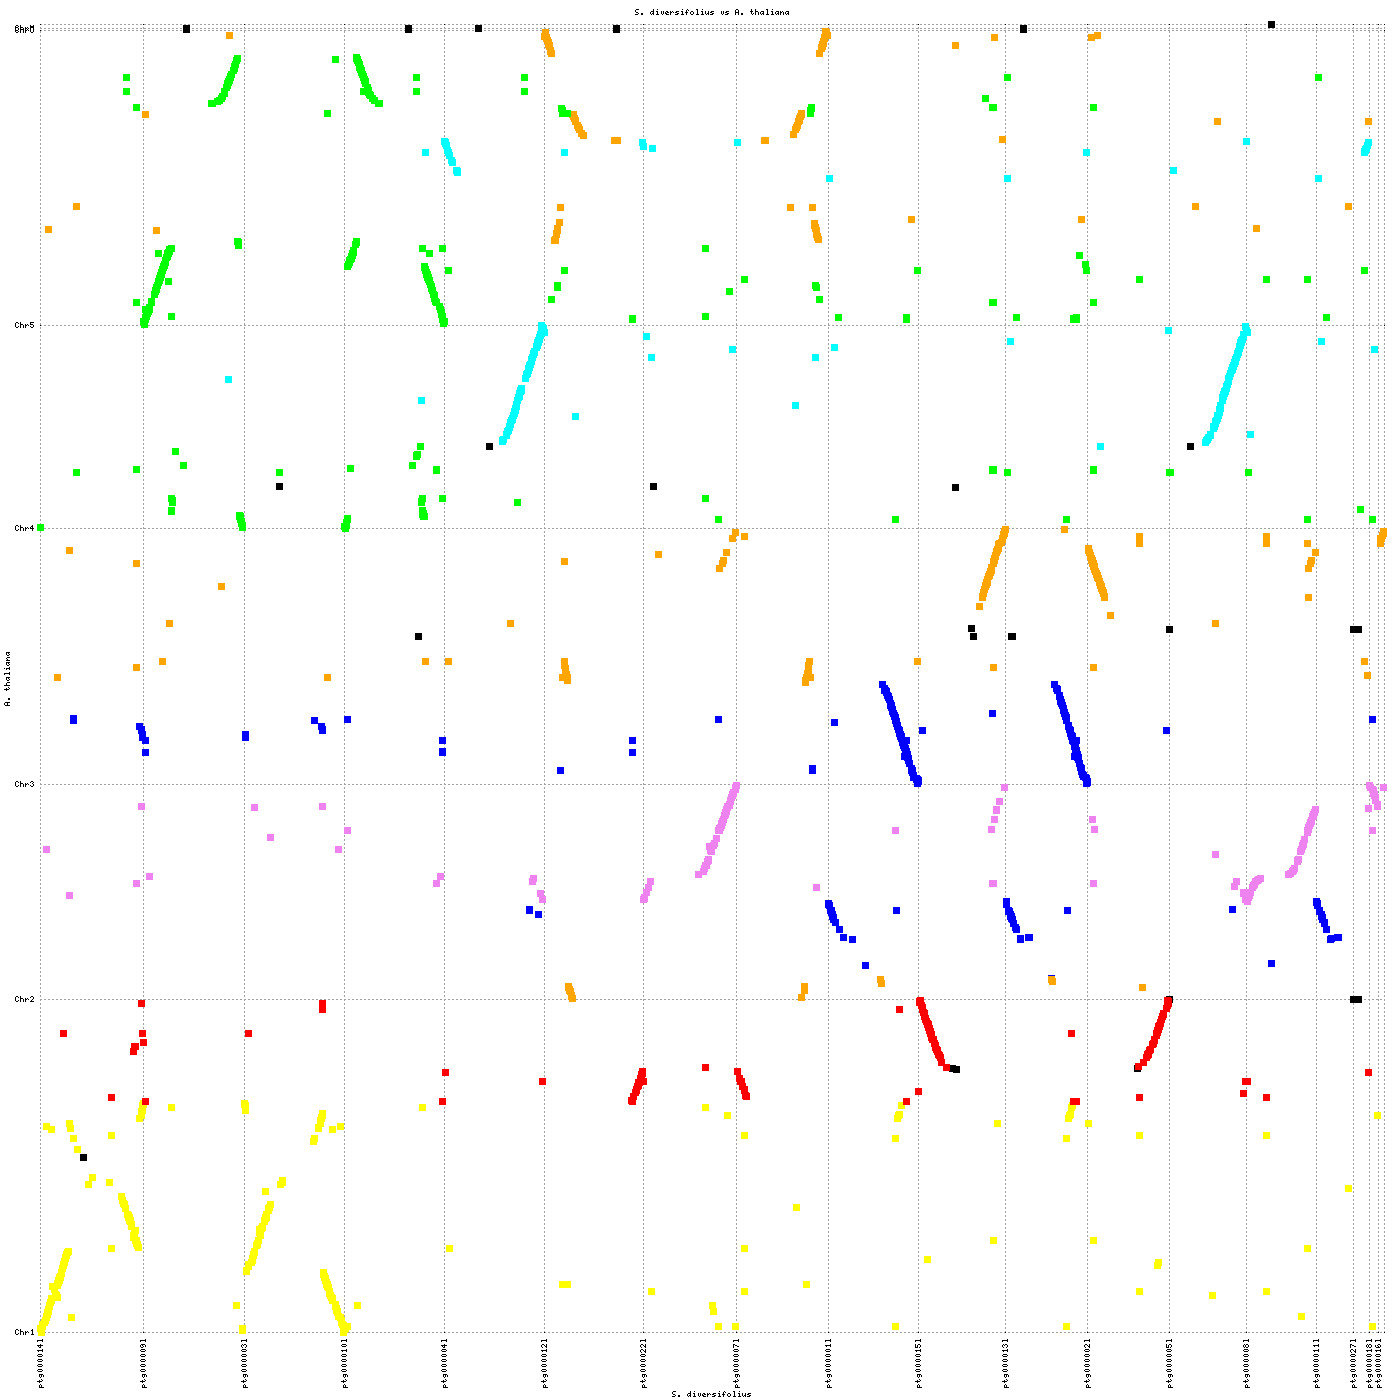

gnuplot code for this plot:
set terminal png tiny size 1400,1400
set output "Promer_HiFi_vs_TAIR10.png"
set xtics rotate ( \
 "ptg000014l" 1.0, \
 "ptg000009l" 26529351.0, \
 "ptg000003l" 52463664.0, \
 "ptg000010l" 78268801.0, \
 "ptg000004l" 103940614.0, \
 "ptg000012l" 129539577.0, \
 "ptg000022l" 155007316.0, \
 "ptg000007l" 179024234.0, \
 "ptg000001l" 202596421.0, \
 "ptg000015l" 225855008.0, \
 "ptg000013l" 248301659.0, \
 "ptg000002l" 269386862.0, \
 "ptg000005l" 290285812.0, \
 "ptg000008l" 310280302.0, \
 "ptg000011l" 328323508.0, \
 "ptg000027l" 337837973.0, \
 "ptg000018l" 341851705.0, \
 "ptg000016l" 344092542.0, \
 "" 345697404 \
)
set ytics ( \
 "Chr1" 1.0, \
 "Chr2" 30427671.0, \
 "Chr3" 50125959.0, \
 "Chr4" 73585788.0, \
 "Chr5" 92170843.0, \
 "ChrC" 119146344.0, \
 "ChrM" 119300821.0, \
 "" 119668634 \
)
set size 1,1
set grid
unset key
set border 0
set tics scale 0
set xlabel "S. diversifolius"
set ylabel "A. thaliana"
set title "S. diversifolius vs A. thaliana"
set format "%.0f"
set mouse format "%.0f"
set mouse mouseformat "[%.0f, %.0f]"
set xrange [1:345697404]
set yrange [1:119668634]
set style line 1  lt 1 lw 3 pt 6 ps 1
set style line 2  lt 3 lw 3 pt 6 ps 1
set style line 3  lt 2 lw 3 pt 6 ps 1
plot \
 "Promer_HiFi_vs_TAIR10_PCK_0.gplot"  w lp pt 5 lc rgb "black",  \
 "Promer_HiFi_vs_TAIR10_PCK_1.gplot"  title "ACK 1" w lp pt 5 ps 1 lc rgb "yellow", \
 "Promer_HiFi_vs_TAIR10_PCK_2.gplot"  title "ACK 2" w lp pt 5 ps 1 lc rgb "red", \
 "Promer_HiFi_vs_TAIR10_PCK_3.gplot"  title "ACK 3" w lp pt 5 ps 1 lc rgb "blue", \
 "Promer_HiFi_vs_TAIR10_PCK_4.gplot"  title "ACK 4" w lp pt 5 ps 1 lc rgb "violet", \
 "Promer_HiFi_vs_TAIR10_PCK_5.gplot"  title "ACK 5" w lp pt 5 ps 1 lc rgb "orange", \
 "Promer_HiFi_vs_TAIR10_PCK_6.gplot"  title "ACK 6" w lp pt 5 ps 1 lc rgb "green", \
 "Promer_HiFi_vs_TAIR10_PCK_7.gplot"  title "ACK 7" w lp pt 5 ps 1 lc rgb "cyan"

